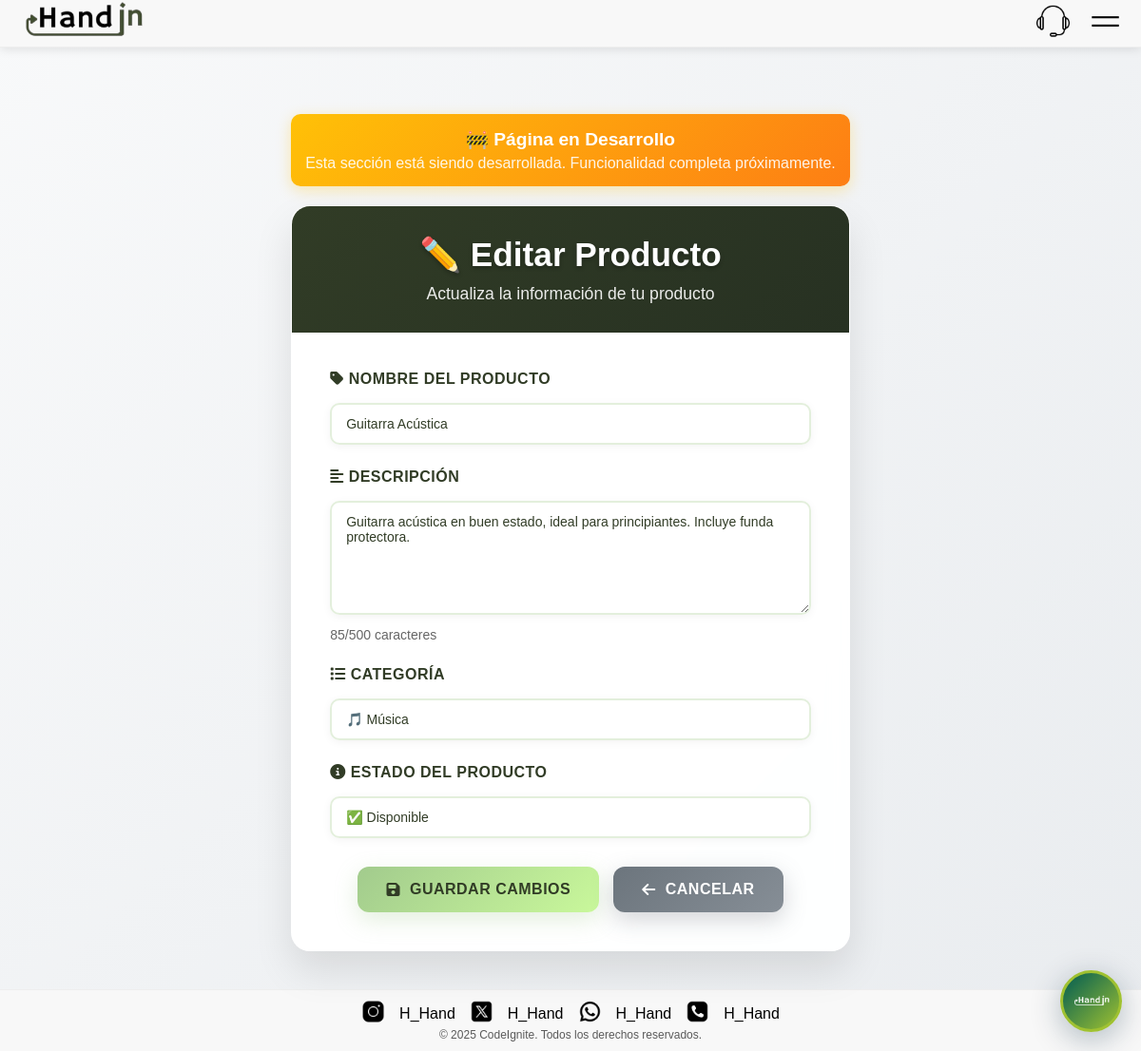
Page /editar-producto.php?id=2 (signed in) on the committed database.
### tables this page shows
CREATE TABLE IF NOT EXISTS `productos` (
  `id` int NOT NULL AUTO_INCREMENT,
  `user_id` int NOT NULL,
  `nombre` varchar(100) NOT NULL,
  `descripcion` text,
  `imagen` varchar(255) NOT NULL,
  `categoria` varchar(50) DEFAULT NULL,
  `estado` enum('disponible','intercambiado','reservado') DEFAULT 'disponible',
  `created_at` timestamp NULL DEFAULT CURRENT_TIMESTAMP,
  `updated_at` timestamp NULL DEFAULT CURRENT_TIMESTAMP ON UPDATE CURRENT_TIMESTAMP,
  PRIMARY KEY (`id`),
  KEY `user_id` (`user_id`)
);

### editar-producto.php (the view, shortened to what this page needs)
<?php
$producto_id = isset($_GET['id']) ? (int)$_GET['id'] : 0;
$pdo = getConnection();
$stmt = $pdo->prepare("SELECT * FROM productos WHERE id = ? AND user_id = ?");
$stmt->execute([$producto_id, $_SESSION['user_id']]);
$producto = $stmt->fetch(PDO::FETCH_ASSOC);
include 'includes/header.php';
?>
<div class="edit-product-container">
    <div style="background: linear-gradient(135deg, #ffc107, #fd7e14); color: white; padding: 15px; border-radius: 10px; margin-bottom: 20px; text-align: center; box-shadow: 0 4px 15px rgba(255,193,7,0.3);">
        <h3 style="margin: 0; font-size: 1.2em;">🚧 Página en Desarrollo</h3>
        <p style="margin: 5px 0 0; opacity: 0.9;">Esta sección está siendo desarrollada. Funcionalidad completa próximamente.</p>
    </div>
    <div class="edit-product-card">
        <div class="card-header">
            <h1>✏️ Editar Producto</h1>
            <p>Actualiza la información de tu producto</p>
        </div>
        <div class="card-body">
            <form method="POST" action="">
                <div class="form-group">
                    <label for="nombre">
                        <i class="fas fa-tag"></i> Nombre del Producto
                    </label>
                    <input type="text"
                           id="nombre"
                           name="nombre"
                           class="form-control"
                           value="<?php echo htmlspecialchars($producto['nombre']); ?>"
                           required
                           maxlength="100">
                </div>
                <div class="form-group">
                    <label for="descripcion">
                        <i class="fas fa-align-left"></i> Descripción
                    </label>
                    <textarea id="descripcion"
                              name="descripcion"
                              class="form-control"
                              required
                              maxlength="500"
                              placeholder="Describe tu producto en detalle..."><?php echo htmlspecialchars($producto['descripcion']); ?></textarea>
                </div>
                <div class="form-group">
                    <label for="categoria">
                        <i class="fas fa-list"></i> Categoría
                    </label>
                    <select id="categoria" name="categoria" class="form-control form-select">
                        <option value="Música" <?php echo $producto['categoria'] === 'Música' ? 'selected' : ''; ?>>🎵 Música</option>
                    </select>
                </div>
                <div class="form-group">
                    <label for="estado">
                        <i class="fas fa-info-circle"></i> Estado del Producto
                    </label>
                    <select id="estado" name="estado" class="form-control form-select" required>
                        <option value="disponible" <?php echo $producto['estado'] === 'disponible' ? 'selected' : ''; ?>>✅ Disponible</option>
                    </select>
                </div>
                <div class="btn-group">
                    <button type="submit" class="btn btn-primary">
                        <i class="fas fa-save"></i> Guardar Cambios
                    </button>
                    <a href="mis-productos.php" class="btn btn-secondary">
                        <i class="fas fa-arrow-left"></i> Cancelar
                    </a>
                </div>
            </form>
        </div>
    </div>
</div>
<?php include 'includes/footer.php'; ?>

### css/style.css (style rules this page uses)
* { font-family: Arial, sans-serif; padding: 0; margin: 0; box-sizing: border-box; user-select: none; }
a { text-decoration: none; color: inherit; }
body { min-height: 100vh; display: flex; flex-direction: column; padding-top: 70px; }

### css/perseo-actions.css (style rules this page uses)
.form-group { display: flex; flex-direction: column; gap: 8px; }
.form-group label { color: #313C26; font-weight: 600; font-size: 14px; }
.form-group input, .form-group textarea, .form-group select { padding: 12px 15px; border: 2px solid rgba(162,203,141,0.3); border-radius: 10px; background: rgba(255,255,255,0.9); color: #313C26; font-size: 14px; transition: all 0.2s ease; }
.form-group textarea { min-height: 80px; resize: vertical; }

### editar-producto.php (style rules this page uses)
body { background: linear-gradient(135deg, #f8f9fa 0%, #e9ecef 100%); min-height: 100vh; padding-top: 80px; }
.edit-product-container { max-width: 800px; margin: 40px auto; padding: 0 20px; }
.edit-product-card { background: rgba(255,255,255,0.95); backdrop-filter: blur(10px); border-radius: 20px; box-shadow: 0 20px 40px rgba(0,0,0,0.1); border: 1px solid rgba(255,255,255,0.2); overflow: hidden; }
.card-header { background: linear-gradient(135deg, #313C26 0%, #273122 100%); color: white; padding: 30px; text-align: center; }
.card-header h1 { margin: 0; font-size: 2.2em; font-weight: 700; text-shadow: 0 2px 4px rgba(0,0,0,0.3); }
.card-header p { margin: 10px 0 0 0; opacity: 0.9; font-size: 1.1em; }
.card-body { padding: 40px; }
.form-group { margin-bottom: 25px; }
.form-group label { display: block; margin-bottom: 8px; font-weight: 600; color: #313C26; font-size: 16px; text-transform: uppercase; letter-spacing: 0.5px; }
.form-control { width: 100%; padding: 15px 20px; border: 2px solid #e9ecef; border-radius: 12px; font-size: 16px; transition: all 0.3s ease; background: #fff; box-shadow: 0 2px 10px rgba(0,0,0,0.05); }
textarea.form-control { resize: vertical; min-height: 120px; }
.form-select { appearance: none; background-position: right 12px center; background-repeat: no-repeat; background-size: 16px; padding-right: 40px; }
.btn-group { display: flex; gap: 15px; justify-content: center; margin-top: 30px; }
.btn { padding: 15px 30px; border: none; border-radius: 12px; font-size: 16px; font-weight: 600; cursor: pointer; transition: all 0.3s ease; text-decoration: none; display: inline-flex; align-items: center; gap: 10px; text-transform: uppercase; letter-spacing: 0.5px; min-width: 150px; justify-content: center; }
.btn-primary { background: linear-gradient(135deg, #A2CB8D, #C9F89B); color: #313C26; box-shadow: 0 8px 25px rgba(162,203,141,0.3); }
.btn-secondary { background: linear-gradient(135deg, #6c757d, #868e96); color: white; box-shadow: 0 8px 25px rgba(108,117,125,0.3); }

### rows in the picture
productos: nombre "Guitarra Acústica", descripcion "Guitarra acústica en buen estado, ideal para principiantes. Incluye funda protectora.", categoria "🎵 Música", estado "✅ Disponible"
